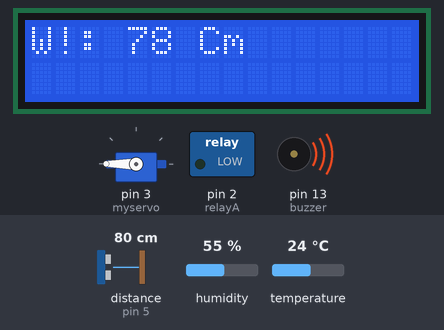
The sketch below on a simulated Arduino Uno, built with avr-gcc and run on an emulated ATmega328P. Shown: servo, 16×2 character LCD, switched loads named in the sketch (green lamp = pin HIGH), buzzer (waves = sounding). Wiring (inferred from the names in the program): ultrasonic range finder: trigger pin 4; echo pin 5. The test bench sets the inputs (shaded band); at power-on: distance to the obstacle (sensor on pin 5) 80 cm, humidity 55 %, temperature 24 °C. The echo pulse lasts 58.3 µs per cm; pins used as bus, display or sensor lines are not drawn; what the sketch prints to the serial monitor is not drawn.

Above: at 4.5 s.
4.6 s: distance to the obstacle (sensor on pin 5) set to 13 cm
At 6.1 s:
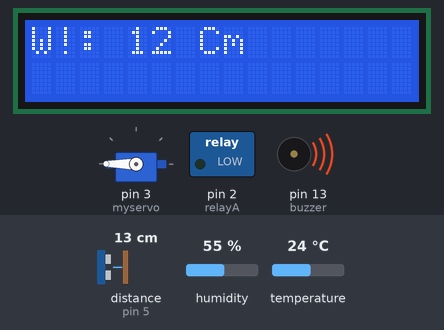
7.3 s: distance to the obstacle (sensor on pin 5) set to 10 cm
At 8.4 s:
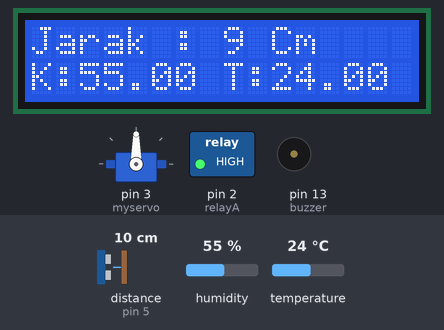
10.0 s: humidity set to 22 %
At 12.9 s:
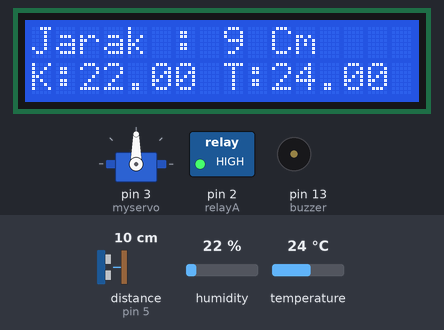
13.4 s: temperature set to 12 °C
At 15.2 s:
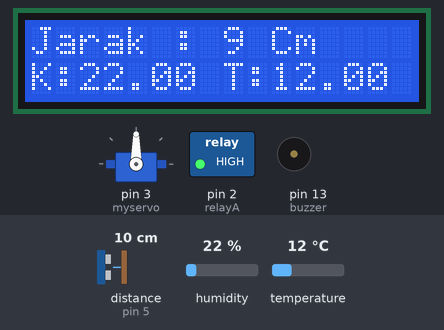
16.1 s: humidity set to 40 %
At 17.4 s:
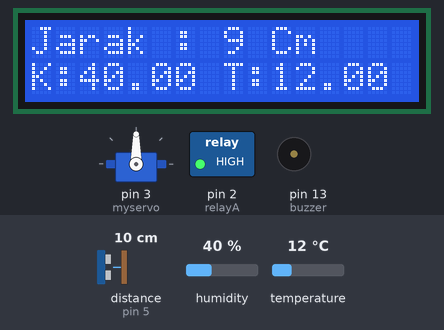
18.8 s: distance to the obstacle (sensor on pin 5) set to 2 cm
At 20.4 s:
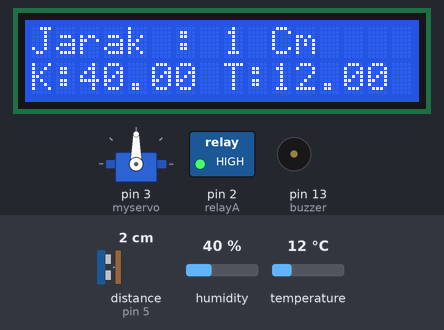
Timing chart, 0 to 21.9 s (numbered marks = the images above; inputs shaded):
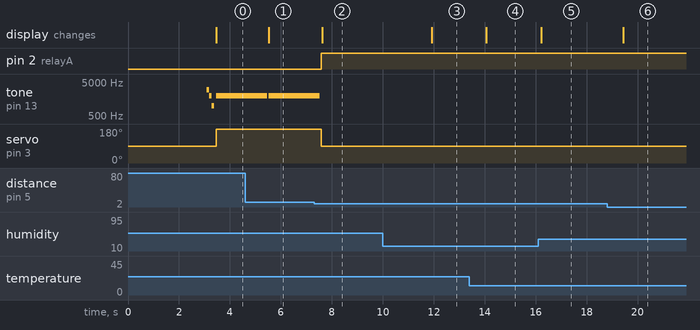

Measured:
- the behaviour switches between 12 and 11 cm on distance to the obstacle (sensor on pin 5) (found by bisection; images 1 and 2)
- after the input at 4.6 s, the display: changes after 0.93 s (image 1)
- after the input at 7.3 s, pin 2 (relayA): LOW → HIGH after 0.29 s; tone on pin 13 (buzzer): goes on until 7.5 s, then stays silent; servo on pin 3 (myservo): 180° → 90° after 0.29 s; the display: changes after 0.32 s (image 2)
- after the input at 10.0 s, the display: changes after 1.9 s (image 3)
- after the input at 13.4 s, the display: changes after 0.67 s (image 4)
- after the input at 16.1 s, the display: changes after 0.12 s (image 5)
- after the input at 18.8 s, the display: changes after 0.63 s (image 6)

The sketch:

lcd_test_uson2.ino
```cpp
#include <DHT.h>

#include <Servo.h>

#include <LiquidCrystal_I2C.h>
LiquidCrystal_I2C lcd(0x27, 16, 2);

#define DHTPIN 8  //menggunakan pin 8 untuk pemasangan sensornya
#define DHTTYPE DHT11 //memilih tipe DHT11, bisa diubah menjadi DHT22, DHT21

DHT dht(DHTPIN,DHTTYPE);

// Setting LCD RS E D4 D5 D6 D7
//LiquidCrystal lcd(6, 7, 9, 10, 11, 12);
const int TRIG_PIN = 4;// pin triger sensor ultrasonic di koneksikan ke pin 12 pada arduino
const int ECHO_PIN = 5;// pin echo sensor ultrasonic di koneksikan ke pin 11 pada arduino
const int buzzer = 13;
const int relayA= 2;
Servo myservo;
//int pos=00;

void setup(){
// pilih LCD 16 x 2
Serial.begin(9600);
pinMode(TRIG_PIN,OUTPUT);
pinMode(ECHO_PIN,INPUT);
pinMode(buzzer,OUTPUT);
pinMode(relayA,OUTPUT);
myservo.attach(3);
lcd.begin(16,2);
lcd.setCursor(2,0);
lcd.print("Deny Pradana");
lcd.setCursor(3,1);
lcd.print("ULTRASONIC");

delay(3000);
tone(buzzer, 3000);
delay(100);
tone(buzzer, 2000);
delay(100);
tone(buzzer, 1000);
delay(100);

noTone(buzzer);
}

void loop(){
 long duration, distanceCm;

  // Give a short LOW pulse beforehand to ensure a clean HIGH pulse:
  digitalWrite(TRIG_PIN, LOW);
  delayMicroseconds(2);
  digitalWrite(TRIG_PIN, HIGH);
  delayMicroseconds(10);
  digitalWrite(TRIG_PIN, LOW);

  duration = pulseIn(ECHO_PIN,HIGH);

  // convert the time into a distance
  // 340 m/s--> dalam satu detik jarak tempuh adalah 340 meter,
  //1/10 detik untuk 34 meter,
  //1/100 detik (10 /1000 detik (baca 10 mili detik))untuk 3,4 meter
  // 1/1000 detik baca 1 mili detik untuk jarak 0,34 meter (34cm)

 // jadi untuk menempuh jarak 1 cm --> (1/100 meter) diperlukan waktu sebanyak :
  //29.1 ųs/cm
  distanceCm = duration / 29.41 / 2 ;

  if (distanceCm <= 0){
    Serial.println("Out of range");
    tone(buzzer, 1000);
    delay(3000);
  }
  else {
    noTone(buzzer);
    Serial.print(distanceCm);
    Serial.println("CM");
  lcd.clear();
  lcd.setCursor(0, 0);
  lcd.print("Jarak : ");
  //lcd.setCursor(0, 1);
  lcd.print(distanceCm);
  lcd.print(" Cm ");
  float kelembaban = dht.readHumidity(); //menyimpan nilai Humidity pada variabel kelembaban
  float suhu = dht.readTemperature(); //menyimpan nilai Temperature pada variabel suhu
  lcd.setCursor(0, 1);
  lcd.print("K:");
  lcd.print(kelembaban);
  lcd.print(" T:");
  lcd.print(suhu);
  }
  if (distanceCm >= 11){
    Serial.println("MAX RANGE");
    lcd.clear();
    lcd.setCursor(0, 0);
    lcd.print("W!: ");
    //lcd.setCursor(0, 1);
    lcd.print(distanceCm);
    lcd.print(" Cm ");
    myservo.write(00);
    myservo.write(180);
    digitalWrite(relayA,LOW);
    tone(buzzer, 2000);
    delay(1000);
  }
  else {
    noTone(buzzer);
    Serial.print(distanceCm);
    Serial.println("CM");
    myservo.write(00);
    myservo.write(90);
    digitalWrite(relayA,HIGH);
  lcd.clear();
  lcd.setCursor(0, 0);
  lcd.print("Jarak : ");
  //lcd.setCursor(0, 1);
  lcd.print(distanceCm);
  lcd.print(" Cm ");
  float kelembaban = dht.readHumidity(); //menyimpan nilai Humidity pada variabel kelembaban
  float suhu = dht.readTemperature(); //menyimpan nilai Temperature pada variabel suhu
  lcd.setCursor(0, 1);
  lcd.print("K:");
  lcd.print(kelembaban);
  lcd.print(" T:");
  lcd.print(suhu);

  }
  delay(1000);
}
```
